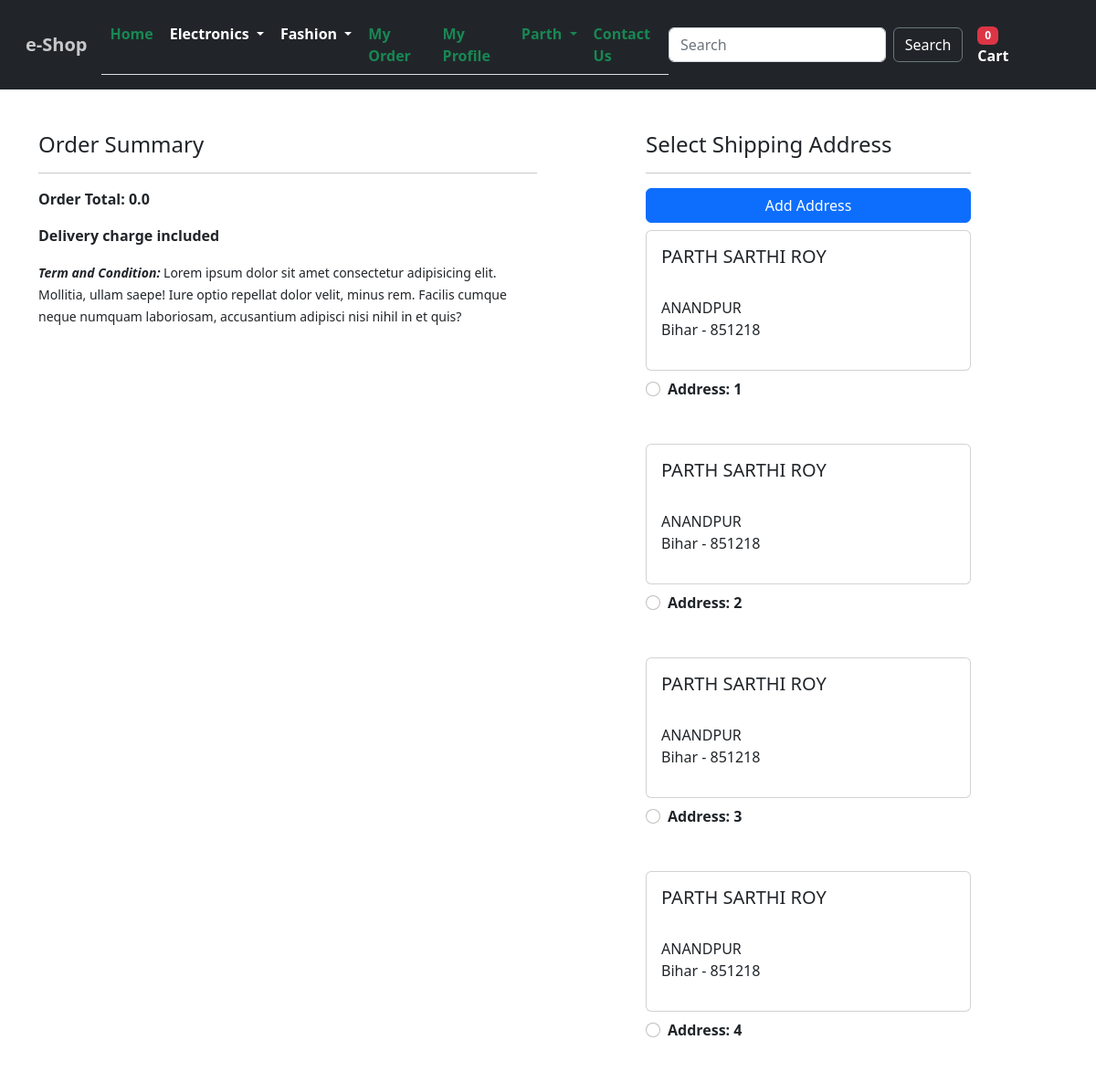
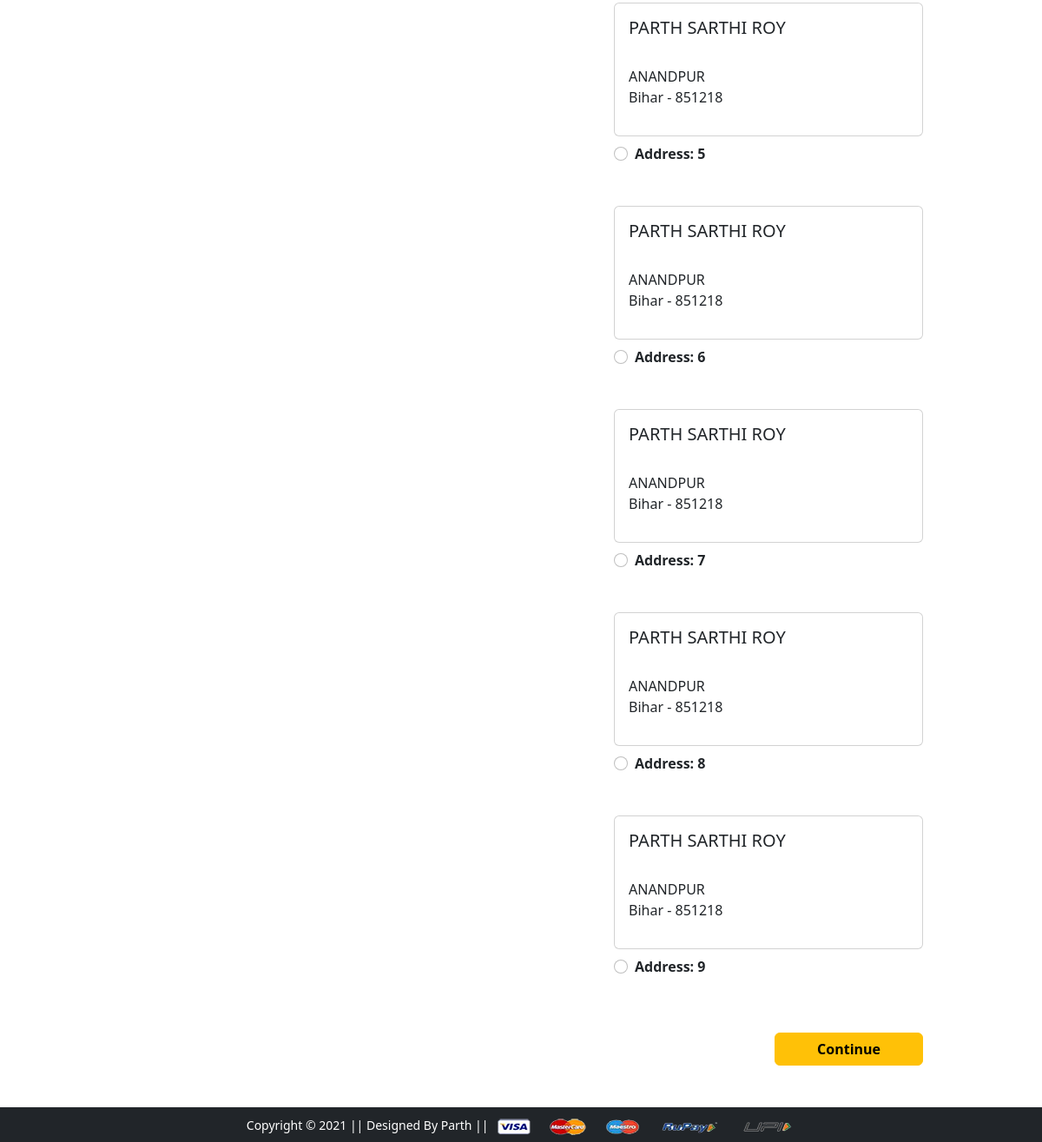
Page /checkout/ (signed in) on the committed database (2 pictures, top to bottom).
### app/models.py (models this page shows, shortened)
class Customer(models.Model):
     user=models.ForeignKey(User,on_delete=models.CASCADE)
     name=models.CharField(max_length=50)
     city=models.CharField(max_length=50)
     address=models.CharField(max_length=200)
     zipcode=models.IntegerField()
     phone= PhoneNumberField(blank=True)
     state=models.CharField(choices=state_choices,max_length=50)

### app/views.py (the view, shortened to what this page needs)
# urls.py: path('checkout/', checkout ,name='checkout'),
@login_required
def checkout(request):
     user=request.user
     address= Customer.objects.filter(user=user)
     cart=Cart.objects.filter(user=user)
     amount=0.0
     shipping = 0.0
     total=0.0
     element=0
     return render(request,'checkout.html',{'address':address,'cart':cart,'total':total,'element':element})

### templates/checkout.html (shortened to what this page needs)
{% extends 'base.html' %}
{% load static %}
{% block cart %}
{{element}}
 {% endblock %}
{% block body %}
<div class="container">
 <div class="row mt-5">
  <div class="col-sm-6 mb-3">
    <h4>Order Summary</h4>
    <hr>
      <p class="fw-bold">Order Total: {{total}} </p>
      <p class="fw-semibold">
      {% if total < 500 %}
      </small> Delivery charge included </small>
      {% else %}
       Free Delivery
      {% endif %}
      </p>
<p>
    <small><span class="fw-semibold fst-italic">Term and Condition: </span> Lorem ipsum dolor sit amet consectetur adipisicing elit. Mollitia, ullam saepe! Iure optio repellat dolor velit, minus rem. Facilis cumque neque numquam laboriosam, accusantium adipisci nisi nihil in et quis?</small>
</p>
  </div>
  <div class="col-sm-4 offset-sm-1">
    <h4>Select Shipping Address</h4>
    <hr>
    <form action="/payment">
        <div class="d-grid mt-2 mb-2">
          <a href="{% url 'profile' %} " class="btn btn-primary"
            >Add Address</a
          >
        </div>
        {% for a in address%}
      <div class="card">
        <div class="card-body">
        <h5>{{a.name}}</h5>
        <p>{{a.address}} <br> {{a.city}}<br> {{a.state}} - {{a.zipcode}} </p>
        </div>
      </div>
        <div class="form-check mt-2 mb-5">
          <input class="form-check-input" type="radio" value="{{a.id}}" name="custid" id="cust{{forloop.counter}}">
          <label class="form-check-label fw-bold" for="">
            Address: {{ forloop.counter }} </label>
        </div>
        {%endfor %}
        <div class="text-end">
          <button type="submit" class="btn btn-warning mt-3 px-5 fw-bold">Continue</button>
        </div>
      </form>
    </div>
  </div>
</div>
{% endblock %}

### templates/base.html (shortened to what this page needs)
{%load static%}
<!doctype html>
<html lang="en">
  <head>
    <link href="https://cdn.jsdelivr.net/npm/bootstrap@5.2.3/dist/css/bootstrap.min.css" rel="stylesheet">
    <link href="{% static 'css/owl.carousel.min.css' %}" rel="stylesheet">
    <link href="{% static 'css/all.min.css' %}" rel="stylesheet">
    <link href="{% static 'css/style.css' %}" rel="stylesheet">
  </head>
  <body>
    <nav class="navbar navbar-expand-lg navbar-light bg-dark fw-semibold fixed-top p-3  bg-body-tertiary" >
      <div class="container-fluid">
        <a class="navbar-brand fw-bold text-white text-opacity-75" href="/">e-Shop</a>
        <div class="collapse navbar-collapse " id="navbarSupportedContent">
          <ul class="navbar-nav nav-tabs me-auto mb-2 mb-lg-0 ">
            <li class="nav-item  ">
              <a class="nav-link  link-success"  aria-current="page" href="/">Home</a>
            </li>
            <li class="nav-item dropdown">
              <a class="nav-link dropdown-toggle text-white" href="#" id="electronicsDropdown" role="button" data-bs-toggle="dropdown" aria-expanded="false">
                Electronics
              </a>
            </li>
            <li class="nav-item dropdown">
              <a class="nav-link dropdown-toggle text-white" href="#" id="fashionDropdown" role="button" data-bs-toggle="dropdown" aria-expanded="false">
                Fashion
              </a>
            </li>
            {%if request.user.is_authenticated %}
            <li class="nav-item">
              <a class="nav-link  link-success" href="{% url 'orders' %}">My Order</a>
            </li>
            <li class="nav-item">
              <a class="nav-link  link-success" href="{% url 'profile' %}">My Profile</a>
            </li>
            {% endif %}
            <li class="nav-item dropdown">
              {%if request.user.is_authenticated %}
              <a class="nav-link  dropdown-toggle link-success" href="#" id="navbarDropdown" role="button" data-bs-toggle="dropdown" aria-expanded="false">
                {{request.user.first_name}}
              </a>
              {%endif%}
            </li>
            <li class="nav-item">
              <a class="nav-link  link-success" href="{% url 'contact' %}">Contact Us</a>
            </li>
          </ul>
          <form class="d-flex " role="search" action="/search">
            <input name="q" class="form-control me-2" type="search" placeholder="Search" aria-label="Search">
            <button class="btn btn-outline-secondary text-white" type="submit">Search</button>
          </form>
          {%if request.user.is_authenticated %}
          <ul class="navbar-nav me-auto mb-2 mb-lg-0">
          <li class="nav-item mx-2">
             <a href="{% url 'showcart' %}" class="nav-link text-white">
              <span class="badge bg-danger">
                   {% block cart %}
                   {% endblock %}
              </span>
              Cart </a>
           </li>
      <ul>
        {%endif%}
        </div>
      </div>
    </nav>
    <div class="p-5"> </div>
    {% block body %}
        {% endblock %}
        <footer class="container-fluid col-sm-12 bg-dark text-center p-2 mt-5">
          <small class="text-white">Copyright &copy; 2021 || Designed By Parth  || </small>
          <img src="{% static 'images/payment.png' %}" alt="" srcset="" class="img-fluid" height="2px">
      </footer>
  </body>
</html>

### static/css/style.css (style rules this page uses)
* { box-sizing: border-box; }

### rows in the picture
Customer: name "PARTH SARTHI ROY", city "ANANDPUR", state "Bihar", zipcode "851218"
Customer: name "PARTH SARTHI ROY", city "ANANDPUR", state "Bihar", zipcode "851218"
Customer: name "PARTH SARTHI ROY", city "ANANDPUR", state "Bihar", zipcode "851218"
Customer: name "PARTH SARTHI ROY", city "ANANDPUR", state "Bihar", zipcode "851218"
Customer: name "PARTH SARTHI ROY", city "ANANDPUR", state "Bihar", zipcode "851218"
Customer: name "PARTH SARTHI ROY", city "ANANDPUR", state "Bihar", zipcode "851218"
Customer: name "PARTH SARTHI ROY", city "ANANDPUR", state "Bihar", zipcode "851218"
Customer: name "PARTH SARTHI ROY", city "ANANDPUR", state "Bihar", zipcode "851218"
Customer: name "PARTH SARTHI ROY", city "ANANDPUR", state "Bihar", zipcode "851218"

### other values in the picture
{{ request.user.first_name }} "Parth"
{{ element }} "0"
{{ total }} "0.0"
